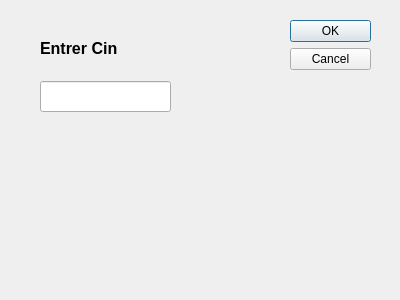
<?xml version="1.0" encoding="UTF-8"?>
<ui version="4.0">
 <class>supprimerres</class>
 <widget class="QDialog" name="supprimerres">
  <property name="geometry">
   <rect>
    <x>0</x>
    <y>0</y>
    <width>400</width>
    <height>300</height>
   </rect>
  </property>
  <property name="windowTitle">
   <string>Dialog</string>
  </property>
  <widget class="QDialogButtonBox" name="buttonBox">
   <property name="geometry">
    <rect>
     <x>290</x>
     <y>20</y>
     <width>81</width>
     <height>241</height>
    </rect>
   </property>
   <property name="orientation">
    <enum>Qt::Vertical</enum>
   </property>
   <property name="standardButtons">
    <set>QDialogButtonBox::Cancel|QDialogButtonBox::Ok</set>
   </property>
  </widget>
  <widget class="QLabel" name="label">
   <property name="geometry">
    <rect>
     <x>40</x>
     <y>40</y>
     <width>121</width>
     <height>16</height>
    </rect>
   </property>
   <property name="font">
    <font>
     <pointsize>12</pointsize>
     <weight>75</weight>
     <bold>true</bold>
    </font>
   </property>
   <property name="text">
    <string>Entrer Cin</string>
   </property>
  </widget>
  <widget class="QLineEdit" name="lineEdit_cin">
   <property name="geometry">
    <rect>
     <x>40</x>
     <y>81</y>
     <width>131</width>
     <height>31</height>
    </rect>
   </property>
  </widget>
 </widget>
 <resources/>
 <connections>
  <connection>
   <sender>buttonBox</sender>
   <signal>accepted()</signal>
   <receiver>supprimerres</receiver>
   <slot>accept()</slot>
   <hints>
    <hint type="sourcelabel">
     <x>248</x>
     <y>254</y>
    </hint>
    <hint type="destinationlabel">
     <x>157</x>
     <y>274</y>
    </hint>
   </hints>
  </connection>
  <connection>
   <sender>buttonBox</sender>
   <signal>rejected()</signal>
   <receiver>supprimerres</receiver>
   <slot>reject()</slot>
   <hints>
    <hint type="sourcelabel">
     <x>316</x>
     <y>260</y>
    </hint>
    <hint type="destinationlabel">
     <x>286</x>
     <y>274</y>
    </hint>
   </hints>
  </connection>
 </connections>
</ui>
